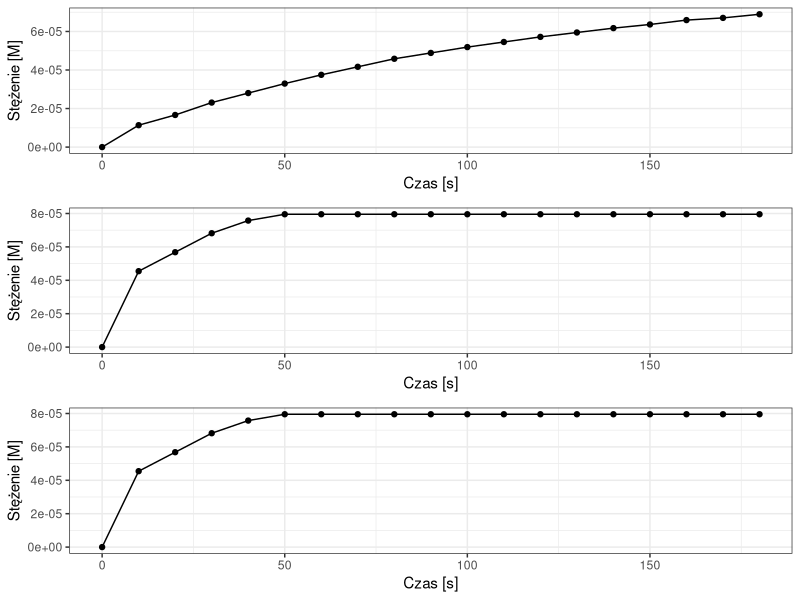
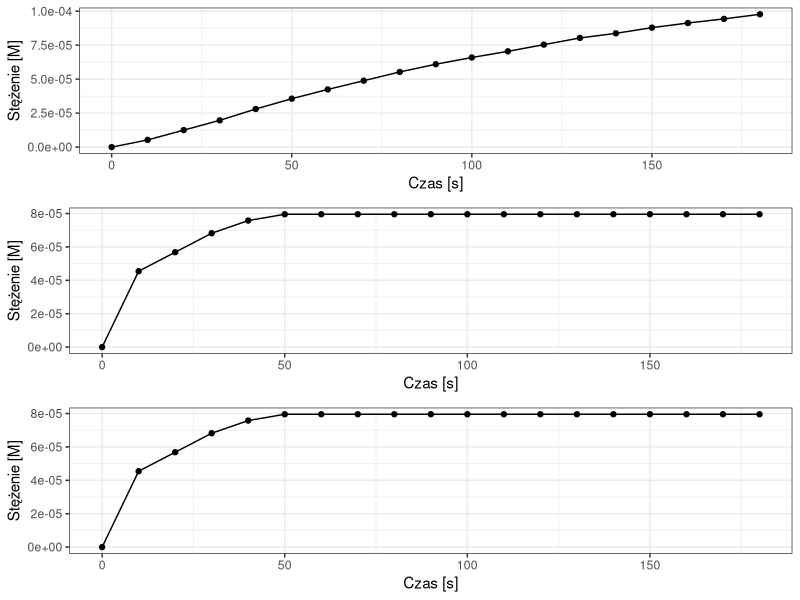
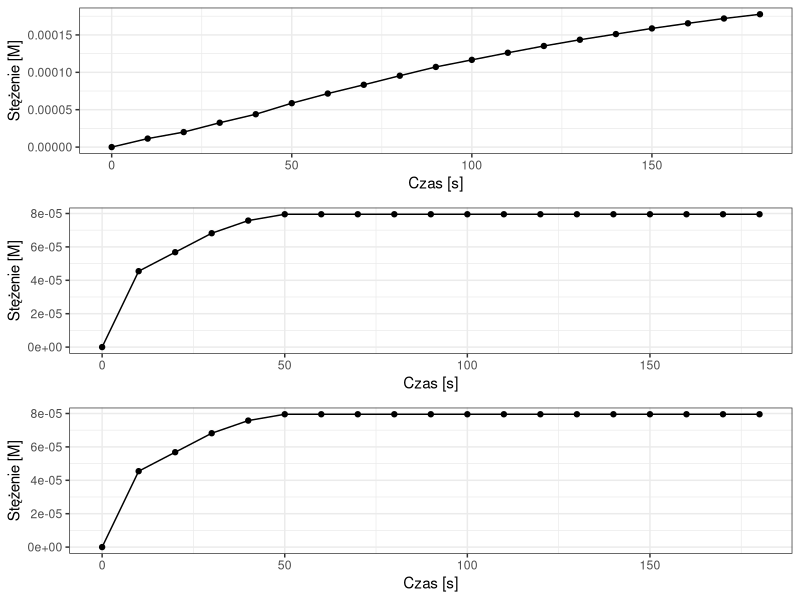
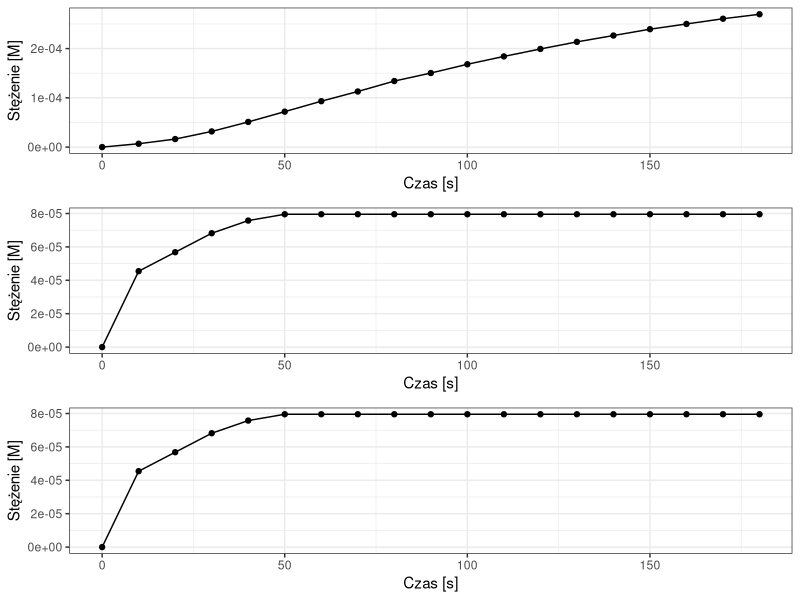
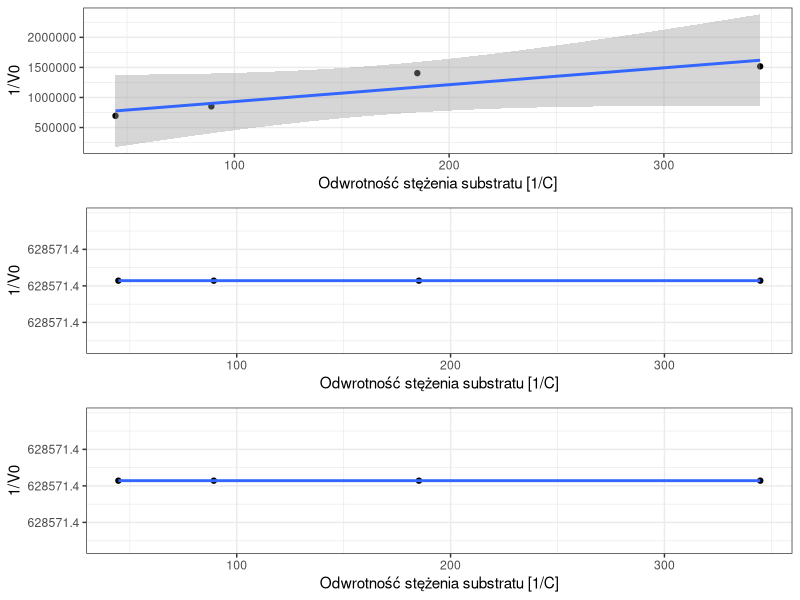

Here is the R script that generated these plots, in order:
## ---- chunk 1
# Wczytywanie pakietu do robienia wykresów
library(ggplot2)
library(gridExtra)
# Molowy współczynnik ekstynkcji utlenionego pirogalolu
mwe = 2640
# Odstępy czasu po których dokonywano pomiaru absorbancji;
# od 0 do 180 s, co 10 s
time = seq(0, 180, 10)
## ---- chunk 2
# wartości zmierzonej absorbancji uszeregowane w czasie;
# miejsca dziesiętne oddzielone kropką!
abs_s2a = c(0, 0.03, 0.044,
           0.061, 0.074, 0.087,
           0.099, 0.11, 0.121,
           0.129, 0.137, 0.144,
           0.151, 0.157, 0.163,
           0.168, 0.174, 0.177,
           0.182)

abs_s2b = c(0, 0.12, 0.15,
           0.18, 0.20, 0.21,
           0.21, 0.21, 0.21,
           0.21, 0.21, 0.21,
           0.21, 0.21, 0.21,
           0.21, 0.21, 0.21,
           0.21)

abs_s2c = c(0, 0.12, 0.15,
           0.18, 0.20, 0.21,
           0.21, 0.21, 0.21,
           0.21, 0.21, 0.21,
           0.21, 0.21, 0.21,
           0.21, 0.21, 0.21,
           0.21)
# Obliczamy stężenie produktu C = abs * mwe
C_s2a = abs_s2a / mwe
C_s2b = abs_s2b / mwe
C_s2c = abs_s2c / mwe
# Obliczamy szybkość początkową reakcji
V0_st2a = (C_s2a[6] - C_s2a[1]) / (time[6] - time[1])
V0_st2a

V0_st2b = (C_s2b[6] - C_s2b[1]) / (time[6] - time[1])
V0_st2b

V0_st2c = (C_s2c[6] - C_s2c[1]) / (time[6] - time[1])
V0_st2c

# wykres pokazujący zmiany stężenia utlenionego pirogalolu w czasie
stezenie_2a = data.frame(time, C_s2a)
vplot_c2a = ggplot(data = stezenie_2a, aes(time, C_s2a)) +
            geom_point() +
            geom_line() +
            xlab("Czas [s]") +
            ylab("Stężenie [M]") +
            theme_bw()

stezenie_2b = data.frame(time, C_s2b)
vplot_c2b = ggplot(data = stezenie_2b, aes(time, C_s2b)) +
            geom_point() +
            geom_line() +
            xlab("Czas [s]") +
            ylab("Stężenie [M]") +
            theme_bw()

stezenie_2c = data.frame(time, C_s2c)
vplot_c2c = ggplot(data = stezenie_2c, aes(time, C_s2c)) +
            geom_point() +
            geom_line() +
            xlab("Czas [s]") +
            ylab("Stężenie [M]") +
            theme_bw()
gridExtra::grid.arrange(vplot_c2a, vplot_c2b, vplot_c2c, nrow = 3)
## ---- chunk 3
# wartości zmierzonej absorbancji uszeregowane w czasie;
# miejsca dziesiętne oddzielone kropką!
abs_s3a = c(0, 0.014, 0.033,
           0.052, 0.074, 0.094,
           0.112, 0.129, 0.146,
           0.161, 0.174, 0.186,
           0.199, 0.212, 0.221,
           0.232, 0.241, 0.249,
           0.258)

abs_s3b = c(0, 0.12, 0.15,
           0.18, 0.20, 0.21,
           0.21, 0.21, 0.21,
           0.21, 0.21, 0.21,
           0.21, 0.21, 0.21,
           0.21, 0.21, 0.21,
           0.21)

abs_s3c = c(0, 0.12, 0.15,
           0.18, 0.20, 0.21,
           0.21, 0.21, 0.21,
           0.21, 0.21, 0.21,
           0.21, 0.21, 0.21,
           0.21, 0.21, 0.21,
           0.21)
# Obliczamy stężenie produktu C = abs * mwe
C_s3a = abs_s3a / mwe
C_s3b = abs_s3b / mwe
C_s3c = abs_s3c / mwe
# Obliczamy szybkość początkową reakcji
V0_st3a = (C_s3a[6] - C_s3a[1]) / (time[6] - time[1])
V0_st3a

V0_st3b = (C_s3b[6] - C_s3b[1]) / (time[6] - time[1])
V0_st3b

V0_st3c = (C_s3c[6] - C_s3c[1]) / (time[6] - time[1])
V0_st3c

# wykres pokazujący zmiany stężenia utlenionego pirogalolu w czasie
stezenie_3a = data.frame(time, C_s3a)
vplot_c3a = ggplot(data = stezenie_3a, aes(time, C_s3a)) +
            geom_point() +
            geom_line() +
            xlab("Czas [s]") +
            ylab("Stężenie [M]") +
            theme_bw()

stezenie_3b = data.frame(time, C_s3b)
vplot_c3b = ggplot(data = stezenie_3b, aes(time, C_s3b)) +
            geom_point() +
            geom_line() +
            xlab("Czas [s]") +
            ylab("Stężenie [M]") +
            theme_bw()

stezenie_3c = data.frame(time, C_s3c)
vplot_c3c = ggplot(data = stezenie_3c, aes(time, C_s3c)) +
            geom_point() +
            geom_line() +
            xlab("Czas [s]") +
            ylab("Stężenie [M]") +
            theme_bw()
gridExtra::grid.arrange(vplot_c3a, vplot_c3b, vplot_c3c, nrow = 3)
## ---- chunk 4
# wartości zmierzonej absorbancji uszeregowane w czasie;
# miejsca dziesiętne oddzielone kropką!
abs_s4a = c(0, 0.03, 0.053,
           0.086, 0.116, 0.155,
           0.189, 0.22, 0.252,
           0.283, 0.308, 0.333,
           0.357, 0.379, 0.399,
           0.419, 0.437, 0.454,
           0.469)

abs_s4b = c(0, 0.12, 0.15,
           0.18, 0.20, 0.21,
           0.21, 0.21, 0.21,
           0.21, 0.21, 0.21,
           0.21, 0.21, 0.21,
           0.21, 0.21, 0.21,
           0.21)

abs_s4c = c(0, 0.12, 0.15,
           0.18, 0.20, 0.21,
           0.21, 0.21, 0.21,
           0.21, 0.21, 0.21,
           0.21, 0.21, 0.21,
           0.21, 0.21, 0.21,
           0.21)
# Obliczamy stężenie produktu C = abs * mwe
C_s4a = abs_s4a / mwe
C_s4b = abs_s4b / mwe
C_s4c = abs_s4c / mwe
# Obliczamy szybkość początkową reakcji
V0_st4a = (C_s4a[6] - C_s4a[1]) / (time[6] - time[1])
V0_st4a

V0_st4b = (C_s4b[6] - C_s4b[1]) / (time[6] - time[1])
V0_st4b

V0_st4c = (C_s4c[6] - C_s4c[1]) / (time[6] - time[1])
V0_st4c

# wykres pokazujący zmiany stężenia utlenionego pirogalolu w czasie
stezenie_4a = data.frame(time, C_s4a)
vplot_c4a = ggplot(data = stezenie_4a, aes(time, C_s4a)) +
            geom_point() +
            geom_line() +
            xlab("Czas [s]") +
            ylab("Stężenie [M]") +
            theme_bw()

stezenie_4b = data.frame(time, C_s4b)
vplot_c4b = ggplot(data = stezenie_4b, aes(time, C_s4b)) +
            geom_point() +
            geom_line() +
            xlab("Czas [s]") +
            ylab("Stężenie [M]") +
            theme_bw()

stezenie_4c = data.frame(time, C_s4c)
vplot_c4c = ggplot(data = stezenie_4c, aes(time, C_s4c)) +
            geom_point() +
            geom_line() +
            xlab("Czas [s]") +
            ylab("Stężenie [M]") +
            theme_bw()
gridExtra::grid.arrange(vplot_c4a, vplot_c4b, vplot_c4c, nrow = 3)
## ---- chunk 5
# wartości zmierzonej absorbancji uszeregowane w czasie;
# miejsca dziesiętne oddzielone kropką!
abs_s5a = c(0, 0.018, 0.043,
           0.084, 0.135, 0.19,
           0.246, 0.298, 0.354,
           0.397, 0.444, 0.486,
           0.526, 0.564, 0.598,
           0.632, 0.66, 0.688,
           0.712)

abs_s5b = c(0, 0.12, 0.15,
           0.18, 0.20, 0.21,
           0.21, 0.21, 0.21,
           0.21, 0.21, 0.21,
           0.21, 0.21, 0.21,
           0.21, 0.21, 0.21,
           0.21)

abs_s5c = c(0, 0.12, 0.15,
           0.18, 0.20, 0.21,
           0.21, 0.21, 0.21,
           0.21, 0.21, 0.21,
           0.21, 0.21, 0.21,
           0.21, 0.21, 0.21,
           0.21)
# Obliczamy stężenie produktu C = abs * mwe
C_s5a = abs_s5a / mwe
C_s5b = abs_s5b / mwe
C_s5c = abs_s5c / mwe
# Obliczamy szybkość początkową reakcji
V0_st5a = (C_s5a[6] - C_s5a[1]) / (time[6] - time[1])
V0_st5a

V0_st5b = (C_s5b[6] - C_s5b[1]) / (time[6] - time[1])
V0_st5b

V0_st5c = (C_s5c[6] - C_s5c[1]) / (time[6] - time[1])
V0_st5c

# wykres pokazujący zmiany stężenia utlenionego pirogalolu w czasie
stezenie_5a = data.frame(time, C_s5a)
vplot_c5a = ggplot(data = stezenie_5a, aes(time, C_s5a)) +
            geom_point() +
            geom_line() +
            xlab("Czas [s]") +
            ylab("Stężenie [M]") +
            theme_bw()

stezenie_5b = data.frame(time, C_s5b)
vplot_c5b = ggplot(data = stezenie_5b, aes(time, C_s5b)) +
            geom_point() +
            geom_line() +
            xlab("Czas [s]") +
            ylab("Stężenie [M]") +
            theme_bw()

stezenie_5c = data.frame(time, C_s5c)
vplot_c5c = ggplot(data = stezenie_5c, aes(time, C_s5c)) +
            geom_point() +
            geom_line() +
            xlab("Czas [s]") +
            ylab("Stężenie [M]") +
            theme_bw()
gridExtra::grid.arrange(vplot_c5a, vplot_c5b, vplot_c5c, nrow = 3)
## ---- chunk 6
st = c(0.0029, 0.0054, 0.0112, 0.0224)
rev_st = 1/st
v0_a = c(V0_st2a, V0_st3a, V0_st4a, V0_st5a)
rev_v0_a = 1/v0_a
# rev_v0_a = c(1.48, 2.18, 2.53, 2.89, 3.48)
parameters_a = data.frame(rev_st, rev_v0_a)
LB_plot_a = ggplot(data = parameters_a, aes(rev_st, rev_v0_a)) +
            geom_point() +
            geom_smooth(method = "lm", formula = y~x) +
            xlab("Odwrotność stężenia substratu [1/C]") +
            ylab("1/V0") +
            #xlim(-3, 6) +
            #ylim(-2, 5) +
            theme_bw()
## ---- chunk 7
#rev_v0_b = c(1.48, 2.18, 2.53, 2.89, 3.48)
v0_b = c(V0_st2b, V0_st3b, V0_st4b, V0_st5b)
rev_v0_b = 1/v0_b
parameters_b = data.frame(rev_st, rev_v0_b)
LB_plot_b = ggplot(data = parameters_b, aes(rev_st, rev_v0_b)) +
            geom_point() +
            geom_smooth(method = "lm", formula = y~x) +
            xlab("Odwrotność stężenia substratu [1/C]") +
            ylab("1/V0") +
            #xlim(-3, 6) +
            #ylim(-2, 5) +
            theme_bw()
## ---- chunk 8
v0_c = c(V0_st2c, V0_st3c, V0_st4c, V0_st5c)
rev_v0_c = 1/v0_c
#rev_v0_c = c(1.48, 2.18, 2.53, 2.89, 3.48)
parameters_c = data.frame(rev_st, rev_v0_c)
LB_plot_c = ggplot(data = parameters_c, aes(rev_st, rev_v0_c)) +
            geom_point() +
            geom_smooth(method = "lm", formula = y~x) +
            xlab("Odwrotność stężenia substratu [1/C]") +
            ylab("1/V0") +
            #xlim(-3, 6) +
            #ylim(-2, 5) +
            theme_bw()
## ---- chunk 9
gridExtra::grid.arrange(LB_plot_a, LB_plot_b, LB_plot_c, nrow = 3)
## ---- chunk 10
model = lm(rev_v0_a ~ rev_st)
# Współczynnik 'a'
a_a = model$coefficients[2]
a_a
# Współczynnik 'b'
b_a = model$coefficients[1]
b_a
# Szybkość maksymalna wynosi:
Vmax_a = 1/b_a
Vmax_a
# Stała Michaelisa wynosi:
Km_a = a_a/b_a
Km_a
## ---- chunk 11
model = lm(rev_v0_b ~ rev_st)
# Współczynnik 'a'
a_b = model$coefficients[2]
a_b
# Współczynnik 'b'
b_b = model$coefficients[1]
b_b
# Szybkość maksymalna wynosi:
Vmax_b = 1/b_b
Vmax_b
# Stała Michaelisa wynosi:
Km_b = a_b/b_b
Km_b
## ---- chunk 12
model = lm(rev_v0_c ~ rev_st)
# Współczynnik 'a'
a_c = model$coefficients[2]
a_c
# Współczynnik 'b'
b_c = model$coefficients[1]
b_c
# Szybkość maksymalna wynosi:
Vmax_c = 1/b_c
Vmax_c
# Stała Michaelisa wynosi:
Km_c = a_c/b_c
Km_c
